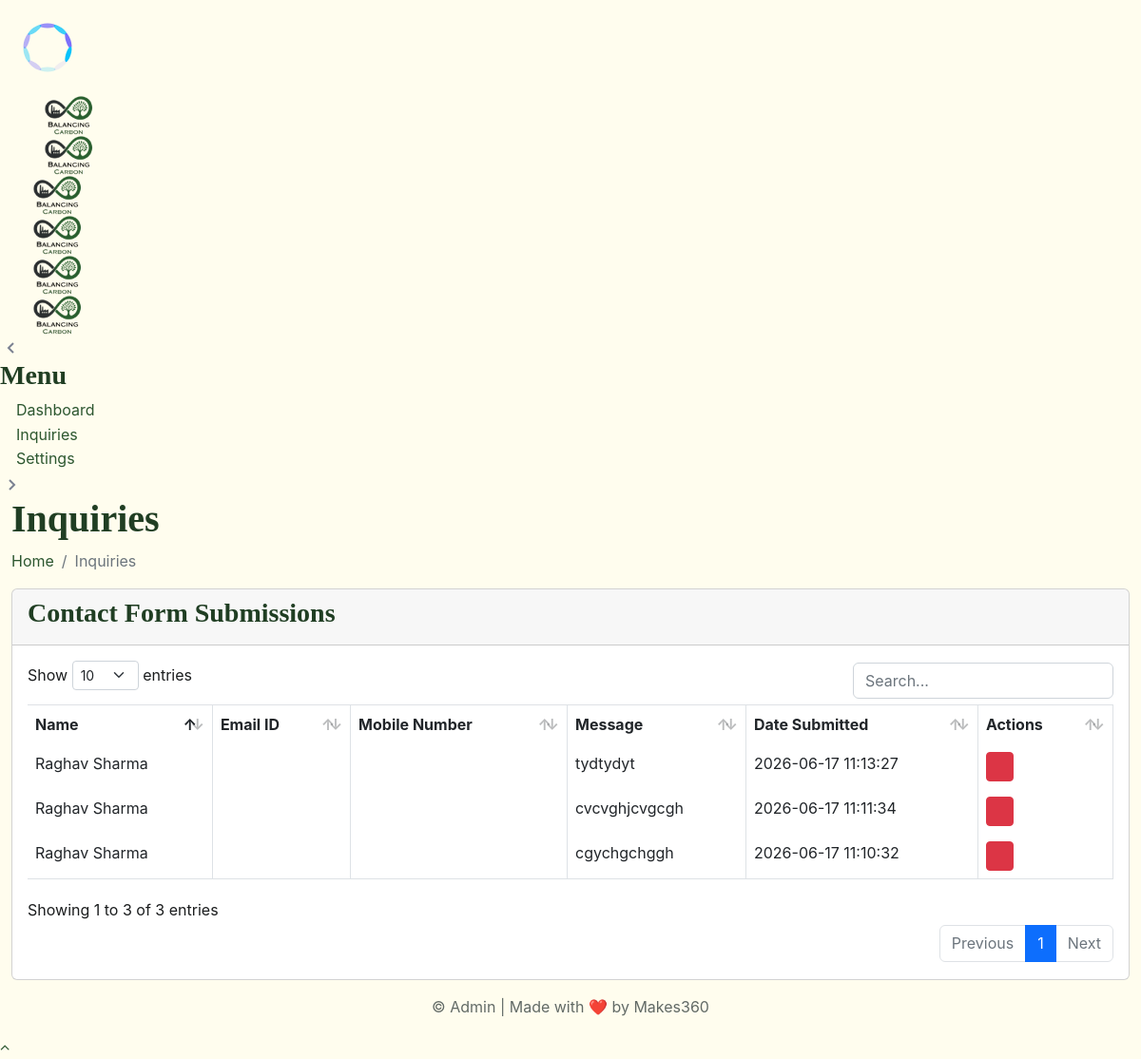
/admin1234/files/inquiries/inquiries.php (signed in), run on an earlier commit of the app's database.
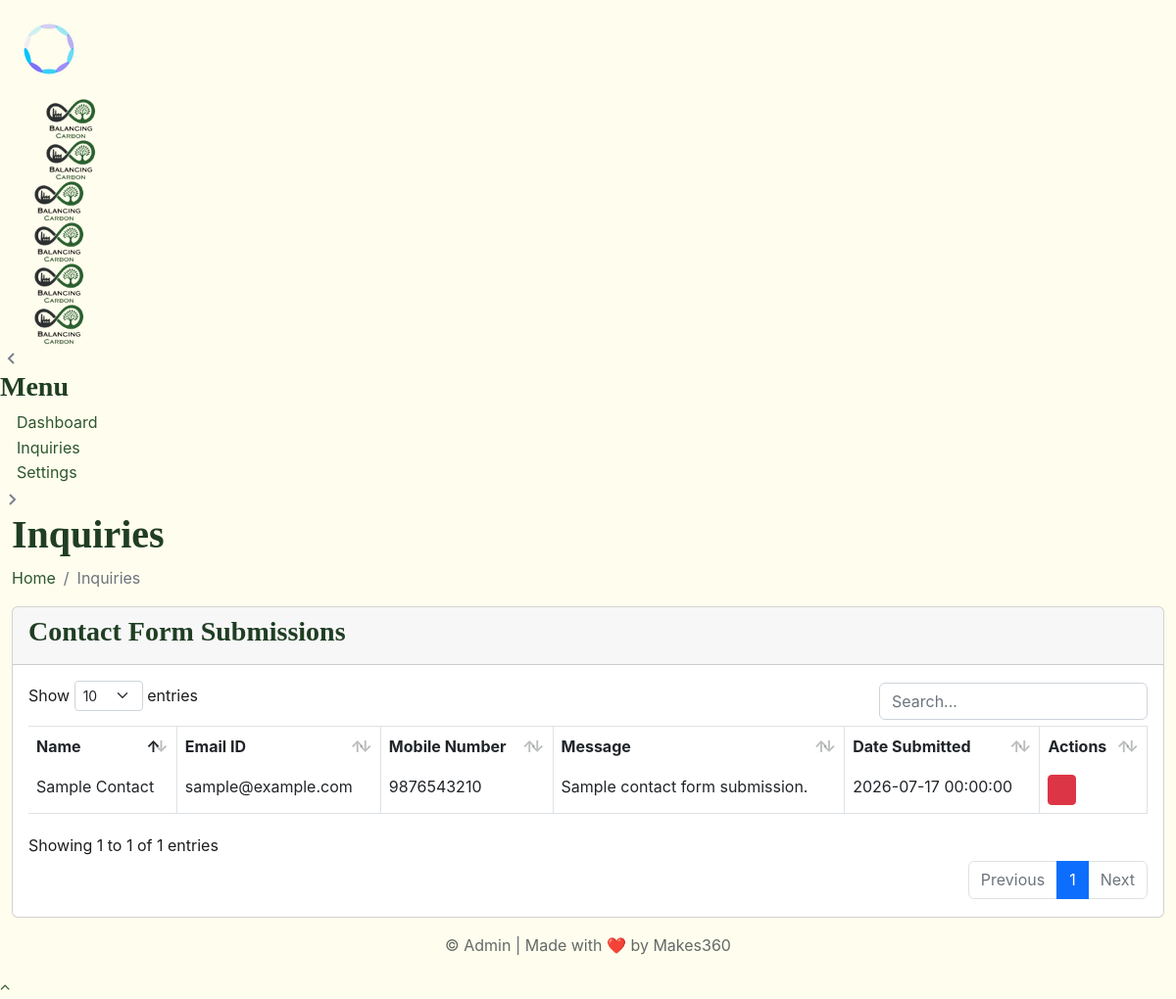
And on a later commit of the database.
### tables this page shows
CREATE TABLE `inquiries` (
  `id` int(11) NOT NULL,
  `name` varchar(255) NOT NULL,
  `email` varchar(150) NOT NULL,
  `mobile` varchar(50) NOT NULL,
  `message` text NOT NULL,
  `created_at` timestamp NOT NULL DEFAULT current_timestamp()
);

### admin1234/app/init.php (called while the page is built, shortened)
<?php
if (!defined("APP_ROOT")) {
    if (!function_exists("app_url_join")) {
        function app_url_join(string $base, string $path): string
        {
            $path = trim($path, "/");
            return rtrim($base, "/") . "/" . $path;
        }
    }
    if (!function_exists("asset_url")) {
        function asset_url(string $path): string
        {
            return app_url_join(BASE_URL, "assets/" . ltrim($path, "/"));
        }
    }
    if (!function_exists("file_url")) {
        function file_url(string $path): string
        {
            return app_url_join(BASE_URL, "files/" . ltrim($path, "/"));
        }
    }
    if (!function_exists("site_settings_path")) {
        function site_settings_path(): string
        {
            return ASSETS_PATH . "/uploads/site-settings.json";
        }
    }
    if (!function_exists("load_site_settings")) {
        function load_site_settings(): array
        {
            $defaults = [
                "title" => "Sash Admin Panel",
                "description" =>
                    "Sash – Bootstrap 5 Admin & Dashboard Template",
                "keywords" =>
                    "admin,dashboard,bootstrap,sash,template,responsive",
                "logo" => "",
                "favicon" => "",
                "timezone" => "Asia/Kolkata",
                "from_name" => "Your Organization",
                "from_email" => "no-reply@yourdomain.com",
                "admin_email" => "admin@yourdomain.com",
                "smtp_host" => "",
                "smtp_port" => "587",
                "smtp_username" => "",
                "smtp_password" => "",
                "smtp_encryption" => "tls",
                "smtp_enabled" => false,
            ];
            $path = site_settings_path();
            if (is_file($path)) {
                $json = file_get_contents($path);
                $decoded = json_decode($json, true);
                if (is_array($decoded)) {
                    $defaults = array_merge(
                        $defaults,
                        array_intersect_key($decoded, $defaults),
                    );
                }
            }
            return $defaults;
        }
    }
    if (!function_exists("site_logo_url")) {
        function site_logo_url(?array $settings = null): string
        {
            $settings = $settings ?? load_site_settings();
            if (!empty($settings["logo"])) {
                return asset_url($settings["logo"]);
            }
            return asset_url("images/brand/logo-white.png");
        }
    }
}

### admin1234/app/module-data.php (called while the page is built, shortened)
<?php
function getModuleConnection(): ?\mysqli
{
    static $connection = null;
    try {
        $connection = getSashDBConnection();
    } catch (\mysqli_sql_exception $e) {
        error_log("Module DB connection failed: {$e->getMessage()}");
        $connection = null;
        return null;
    }
    return $connection;
}
function tryFetchRows(?\mysqli $connection, string $sql): array
{
    $rows = [];
    try {
        if ($result = $connection->query($sql)) {
            while ($row = $result->fetch_assoc()) {
                $rows[] = $row;
            }
        }
    } catch (\mysqli_sql_exception $e) {
        error_log("Query failed: {$e->getMessage()}");
        return [];
    }
    return $rows;
}
function getTableColumns(?\mysqli $connection, string $table): array
{
    try {
        $safeTable = str_replace("`", "``", $table);
        $result = $connection->query("SHOW COLUMNS FROM `{$safeTable}`");
        $columns = [];
        while ($row = $result->fetch_assoc()) {
            $columns[$row["Field"]] = true;
        }
        return $columns;
    } catch (\mysqli_sql_exception $e) {
        error_log("Column lookup failed for {$table}: {$e->getMessage()}");
        return [];
    }
}
function getInquiries(): array
{
    $connection = getModuleConnection();
    $columns = getTableColumns($connection, "inquiries");
    $emailSelect = isset($columns["email"]) ? "`email`" : "'' AS `email`";
    $mobileSelect = isset($columns["mobile"])
        ? "`mobile`"
        : (isset($columns["phone"]) ? "`phone` AS `mobile`" : "'' AS `mobile`");
    $messageSelect = isset($columns["message"]) ? "`message`" : "'' AS `message`";
    $createdSelect = isset($columns["created_at"]) ? "`created_at`" : "NULL AS `created_at`";
    $orderBy = isset($columns["created_at"]) ? "`created_at` DESC" : "`id` DESC";
    $rows = tryFetchRows(
        $connection,
        "SELECT `id`, `name`, {$emailSelect}, {$mobileSelect}, {$messageSelect}, {$createdSelect} FROM `inquiries` ORDER BY {$orderBy}",
    );
    return $rows !== [] ? $rows : [];
}

### admin1234/files/inquiries/inquiries.php (the view, shortened to what this page needs)
<?php
require_once dirname(__DIR__, 2) . "/app/init.php";
require_once APP_ROOT . "/app/auth.php";
require_once APP_ROOT . "/app/module-data.php";
$inquiries = getInquiries();
include LAYOUT_PATH . "/head.php";
?>
<body class="app sidebar-mini ltr light-mode">
    <div id="global-loader">
        <img src="<?= asset_url(
            "images/loader.svg",
        ) ?>" class="loader-img" alt="Loader">
    </div>
    <div class="page">
        <div class="page-main">
            <?php include LAYOUT_PATH . "/header.php"; ?>
            <?php include LAYOUT_PATH . "/sidebar.php"; ?>
            <div class="main-content app-content mt-0">
                <div class="side-app">
                    <div class="main-container container-fluid">
                        <div class="page-header">
                            <h1 class="page-title">Inquiries</h1>
                            <div>
                                <ol class="breadcrumb">
                                    <li class="breadcrumb-item"><a href="<?= file_url(
                                        "dashboard/dashboard.php",
                                    ) ?>">Home</a></li>
                                    <li class="breadcrumb-item active" aria-current="page">Inquiries</li>
                                </ol>
                            </div>
                        </div>
                        <div class="row row-sm">
                            <div class="col-lg-12">
                                <div class="card">
                                    <div class="card-header d-flex justify-content-between">
                                        <h3 class="card-title">Contact Form Submissions</h3>
                                    </div>
                                    <div class="card-body">
                                        <div class="table-responsive">
                                            <table class="table table-bordered text-nowrap border-bottom" id="responsive-datatable">
                                                <thead>
                                                    <tr>
                                                        <th class="border-bottom-0">Name</th>
                                                        <th class="border-bottom-0">Email ID</th>
                                                        <th class="border-bottom-0">Mobile Number</th>
                                                        <th class="border-bottom-0">Message</th>
                                                        <th class="border-bottom-0">Date Submitted</th>
                                                        <th class="border-bottom-0">Actions</th>
                                                    </tr>
                                                </thead>
                                                <tbody>
                                                    <?php foreach ($inquiries as $inquiry): ?>
                                                        <tr>
                                                            <td><?= htmlspecialchars($inquiry["name"]) ?></td>
                                                            <td><?= htmlspecialchars($inquiry["email"]) ?></td>
                                                            <td><?= htmlspecialchars($inquiry["mobile"]) ?></td>
                                                            <td style="max-width: 300px; overflow: hidden; text-overflow: ellipsis; white-space: nowrap;"><?= htmlspecialchars($inquiry["message"]) ?></td>
                                                            <td><?= htmlspecialchars(date("Y-m-d H:i:s", strtotime($inquiry["created_at"]))) ?></td>
                                                            <td>
                                                                <a href="<?= htmlspecialchars(file_url("inquiries/inquiries.php") . "?delete_id=" . (int) $inquiry["id"], ENT_QUOTES, "UTF-8") ?>" class="btn btn-danger btn-sm" onclick="return confirm('Are you sure you want to delete this inquiry?');">
                                                                    <i class="fe fe-trash"></i>
                                                                </a>
                                                            </td>
                                                        </tr>
                                                    <?php endforeach; ?>
                                                </tbody>
                                            </table>
                                        </div>
                                    </div>
                                </div>
                            </div>
                        </div>
                    </div>
                </div>
            </div>
        </div>
        <?php include LAYOUT_PATH . "/footer.php"; ?>
    </div>
    <?php include LAYOUT_PATH . "/scripts.php"; ?>
</body>
</html>

### admin1234/layout/head.php (shortened to what this page needs)
<!doctype html>
<html lang="en" dir="ltr">
<head>
    <link id="style" href="<?= asset_url(
        "plugins/bootstrap/css/bootstrap.min.css",
    ) ?>" rel="stylesheet">
    <link href="<?= asset_url("css/style.css") ?>" rel="stylesheet">
    <link href="<?= asset_url("css/plugins.css") ?>" rel="stylesheet">
    <link href="<?= asset_url("css/icons.css") ?>" rel="stylesheet">
    <link href="<?= asset_url("switcher/css/switcher.css") ?>" rel="stylesheet">
    <link href="<?= asset_url("switcher/demo.css") ?>" rel="stylesheet">
</head>

### admin1234/layout/header.php (shortened to what this page needs)
<?php
$siteBrandLogo = site_logo_url();
?>
<div class="app-header header sticky">
    <div class="container-fluid main-container">
        <div class="d-flex">
            <a class="logo-horizontal " href="<?= file_url(
                "dashboard/dashboard.php",
            ) ?>">
                <img src="<?= htmlspecialchars(
                    $siteBrandLogo,
                    ENT_QUOTES,
                    "UTF-8",
                ) ?>" class="header-brand-img desktop-logo" alt="logo" style="height:42px;object-fit:contain;">
                <img src="<?= htmlspecialchars(
                    $siteBrandLogo,
                    ENT_QUOTES,
                    "UTF-8",
                ) ?>" class="header-brand-img light-logo1" alt="logo" style="height:42px;object-fit:contain;">
            </a>
        </div>
    </div>
</div>

### admin1234/layout/sidebar.php (shortened to what this page needs)
<?php $siteBrandLogo = site_logo_url(); ?>
<div class="sticky">
    <div class="app-sidebar">
        <div class="side-header">
            <a class="header-brand1" href="<?= file_url(
                "dashboard/dashboard.php",
            ) ?>">
                <img src="<?= htmlspecialchars(
                    $siteBrandLogo,
                    ENT_QUOTES,
                    "UTF-8",
                ) ?>" class="header-brand-img desktop-logo" alt="logo" style="height:42px;object-fit:contain;">
                <img src="<?= htmlspecialchars(
                    $siteBrandLogo,
                    ENT_QUOTES,
                    "UTF-8",
                ) ?>" class="header-brand-img toggle-logo" alt="logo" style="height:42px;object-fit:contain;">
                <img src="<?= htmlspecialchars(
                    $siteBrandLogo,
                    ENT_QUOTES,
                    "UTF-8",
                ) ?>" class="header-brand-img light-logo" alt="logo" style="height:42px;object-fit:contain;">
                <img src="<?= htmlspecialchars(
                    $siteBrandLogo,
                    ENT_QUOTES,
                    "UTF-8",
                ) ?>" class="header-brand-img light-logo1" alt="logo" style="height:42px;object-fit:contain;">
            </a>
        </div>
        <div class="main-sidemenu">
            <div class="slide-left disabled" id="slide-left"><svg xmlns="http://www.w3.org/2000/svg"
                    fill="#7b8191" width="24" height="24" viewBox="0 0 24 24">
                    <path d="M13.293 6.293 7.586 12l5.707 5.707 1.414-1.414L10.414 12l4.293-4.293z" />
                </svg></div>
            <ul class="side-menu">
                <li class="sub-category">
                    <h3>Menu</h3>
                </li>
                <li class="slide">
                    <a class="side-menu__item has-link" data-bs-toggle="slide" href="<?= file_url(
                        "dashboard/dashboard.php",
                    ) ?>">
                        <i class="side-menu__icon fe fe-home"></i>
                        <span class="side-menu__label">Dashboard</span>
                    </a>
                </li>
                <li class="slide">
                    <a class="side-menu__item has-link" data-bs-toggle="slide" href="<?= file_url(
                        "inquiries/inquiries.php",
                    ) ?>">
                        <i class="side-menu__icon fe fe-message-square"></i>
                        <span class="side-menu__label">Inquiries</span>
                    </a>
                </li>
                <li class="slide">
                    <a class="side-menu__item has-link" data-bs-toggle="slide" href="<?= file_url(
                        "settings/settings.php",
                    ) ?>">
                        <i class="side-menu__icon fe fe-settings"></i>
                        <span class="side-menu__label">Settings</span>
                    </a>
                </li>
            </ul>
            <div class="slide-right" id="slide-right"><svg xmlns="http://www.w3.org/2000/svg" fill="#7b8191"
                    width="24" height="24" viewBox="0 0 24 24">
                    <path d="M10.707 17.707 16.414 12l-5.707-5.707-1.414 1.414L13.586 12l-4.293 4.293z" />
                </svg></div>
        </div>
    </div>
</div>

### admin1234/layout/footer.php
        <footer class="footer text-center py-3">
    <div class="container">
        <p class="mb-0">
            © <span id="year"></span> Admin | Made with ❤️ by Makes360
        </p>
    </div>
</footer>

### admin1234/layout/scripts.php (shortened to what this page needs)
<a href="#top" id="back-to-top"><i class="fa fa-angle-up"></i></a>

What changed in the data, as far as the page shows it:
removed inquiries: name "Raghav Sharma", message "tydtydyt", created_at "2026-06-17 11:13:27"
removed inquiries: name "Raghav Sharma", message "cvcvghjcvgcgh", created_at "2026-06-17 11:11:34"
removed inquiries: name "Raghav Sharma", message "cgychgchggh", created_at "2026-06-17 11:10:32"
added inquiries: name "Sample Contact", email "sample@example.com", mobile "9876543210", message "Sample contact form submission.", created_at "2026-07-17 00:00:00"
Also different on the page:
text written by a page script: "Show entries Showing 1 to 3 of 3 entries Previous 1 Next" → "Show entries Showing 1 to 1 of 1 entries Previous 1 Next"
